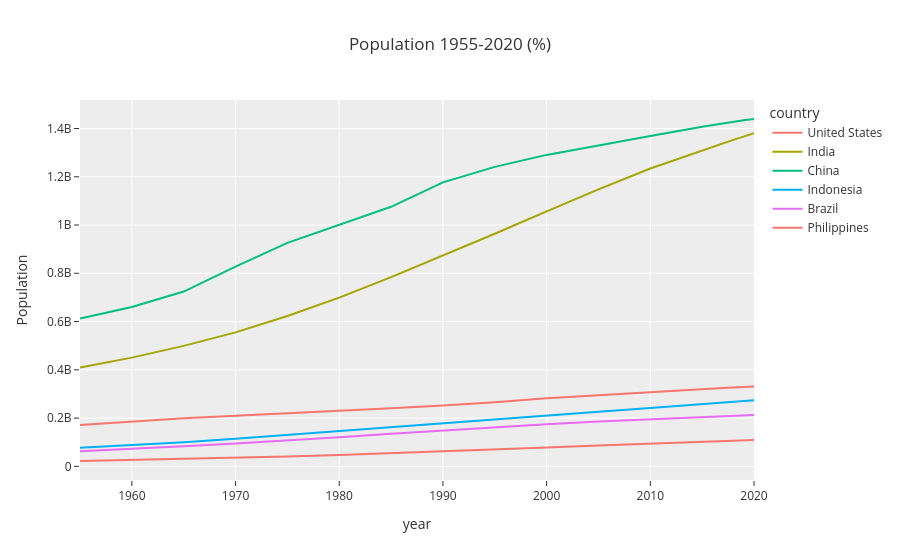

Notebook code for this chart:
### Markdown cell above
# Lineplot

### Code cell
fig = px.line(df_pivot, title='Population 1955-2020 (%)', labels={'value': 'Population'}, template='ggplot2')
fig.show()

### Figure 1 — Plotly figure (JSON) as saved in the notebook; plotly's stock layout.template omitted (floating-point values rounded to 4 significant figures)
{"data": [{"hovertemplate": "country=United States<br>year=%{x}<br>Population=%{y}<extra></extra>", "legendgroup": "United States", "line": {"color": "#F8766D", "dash": "solid"}, "marker": {"symbol": "circle"}, "mode": "lines", "name": "United States", "orientation": "v", "showlegend": true, "type": "scatter", "x": [1955.0, 1960.0, 1965.0, 1970.0, 1975.0, 1980.0, 1985.0, 1990.0, 1995.0, 2000.0, 2005.0, 2010.0, 2015.0, 2016.0, 2017.0, 2018.0, 2019.0, 2020.0], "xaxis": "x", "y": [171700000.0, 186700000.0, 199700000.0, 209500000.0, 219100000.0, 229500000.0, 240500000.0, 252100000.0, 265200000.0, 281700000.0, 295000000.0, 309000000.0, 320900000.0, 323000000.0, 325100000.0, 327100000.0, 329100000.0, 331000000.0], "yaxis": "y"}, {"hovertemplate": "country=India<br>year=%{x}<br>Population=%{y}<extra></extra>", "legendgroup": "India", "line": {"color": "#A3A500", "dash": "solid"}, "marker": {"symbol": "circle"}, "mode": "lines", "name": "India", "orientation": "v", "showlegend": true, "type": "scatter", "x": [1955.0, 1960.0, 1965.0, 1970.0, 1975.0, 1980.0, 1985.0, 1990.0, 1995.0, 2000.0, 2005.0, 2010.0, 2015.0, 2016.0, 2017.0, 2018.0, 2019.0, 2020.0], "xaxis": "x", "y": [409900000.0, 450500000.0, 499100000.0, 555200000.0, 623100000.0, 699000000.0, 784400000.0, 873300000.0, 963900000.0, 1057000000.0, 1148000000.0, 1234000000.0, 1310000000.0, 1325000000.0, 1339000000.0, 1353000000.0, 1366000000.0, 1380000000.0], "yaxis": "y"}, {"hovertemplate": "country=China<br>year=%{x}<br>Population=%{y}<extra></extra>", "legendgroup": "China", "line": {"color": "#00BF7D", "dash": "solid"}, "marker": {"symbol": "circle"}, "mode": "lines", "name": "China", "orientation": "v", "showlegend": true, "type": "scatter", "x": [1955.0, 1960.0, 1965.0, 1970.0, 1975.0, 1980.0, 1985.0, 1990.0, 1995.0, 2000.0, 2005.0, 2010.0, 2015.0, 2016.0, 2017.0, 2018.0, 2019.0, 2020.0], "xaxis": "x", "y": [612200000.0, 660400000.0, 724200000.0, 827600000.0, 926200000.0, 1000000000.0, 1076000000.0, 1177000000.0, 1241000000.0, 1291000000.0, 1331000000.0, 1369000000.0, 1407000000.0, 1414000000.0, 1421000000.0, 1428000000.0, 1434000000.0, 1439000000.0], "yaxis": "y"}, {"hovertemplate": "country=Indonesia<br>year=%{x}<br>Population=%{y}<extra></extra>", "legendgroup": "Indonesia", "line": {"color": "#00B0F6", "dash": "solid"}, "marker": {"symbol": "circle"}, "mode": "lines", "name": "Indonesia", "orientation": "v", "showlegend": true, "type": "scatter", "x": [1955.0, 1960.0, 1965.0, 1970.0, 1975.0, 1980.0, 1985.0, 1990.0, 1995.0, 2000.0, 2005.0, 2010.0, 2015.0, 2016.0, 2017.0, 2018.0, 2019.0, 2020.0], "xaxis": "x", "y": [77270000.0, 87750000.0, 100300000.0, 114800000.0, 130700000.0, 147400000.0, 165000000.0, 181400000.0, 196900000.0, 211500000.0, 226300000.0, 241800000.0, 258400000.0, 261600000.0, 264700000.0, 267700000.0, 270600000.0, 273500000.0], "yaxis": "y"}, {"hovertemplate": "country=Brazil<br>year=%{x}<br>Population=%{y}<extra></extra>", "legendgroup": "Brazil", "line": {"color": "#E76BF3", "dash": "solid"}, "marker": {"symbol": "circle"}, "mode": "lines", "name": "Brazil", "orientation": "v", "showlegend": true, "type": "scatter", "x": [1955.0, 1960.0, 1965.0, 1970.0, 1975.0, 1980.0, 1985.0, 1990.0, 1995.0, 2000.0, 2005.0, 2010.0, 2015.0, 2016.0, 2017.0, 2018.0, 2019.0, 2020.0], "xaxis": "x", "y": [62530000.0, 72180000.0, 83370000.0, 95110000.0, 107200000.0, 120700000.0, 135300000.0, 149000000.0, 162000000.0, 174800000.0, 186100000.0, 195700000.0, 204500000.0, 206200000.0, 207800000.0, 209500000.0, 211000000.0, 212600000.0], "yaxis": "y"}, {"hovertemplate": "country=Philippines<br>year=%{x}<br>Population=%{y}<extra></extra>", "legendgroup": "Philippines", "line": {"color": "#F8766D", "dash": "solid"}, "marker": {"symbol": "circle"}, "mode": "lines", "name": "Philippines", "orientation": "v", "showlegend": true, "type": "scatter", "x": [1955.0, 1960.0, 1965.0, 1970.0, 1975.0, 1980.0, 1985.0, 1990.0, 1995.0, 2000.0, 2005.0, 2010.0, 2015.0, 2016.0, 2017.0, 2018.0, 2019.0, 2020.0], "xaxis": "x", "y": [22180000.0, 26270000.0, 30910000.0, 35800000.0, 41290000.0, 47360000.0, 54280000.0, 61900000.0, 69780000.0, 77990000.0, 86330000.0, 93970000.0, 102100000.0, 103700000.0, 105200000.0, 106700000.0, 108100000.0, 109600000.0], "yaxis": "y"}], "layout": {"legend": {"title": {"text": "country"}, "tracegroupgap": 0}, "title": {"text": "Population 1955-2020 (%)"}, "xaxis": {"anchor": "y", "domain": [0, 1], "title": {"text": "year"}}, "yaxis": {"anchor": "x", "domain": [0, 1], "title": {"text": "Population"}}}}
